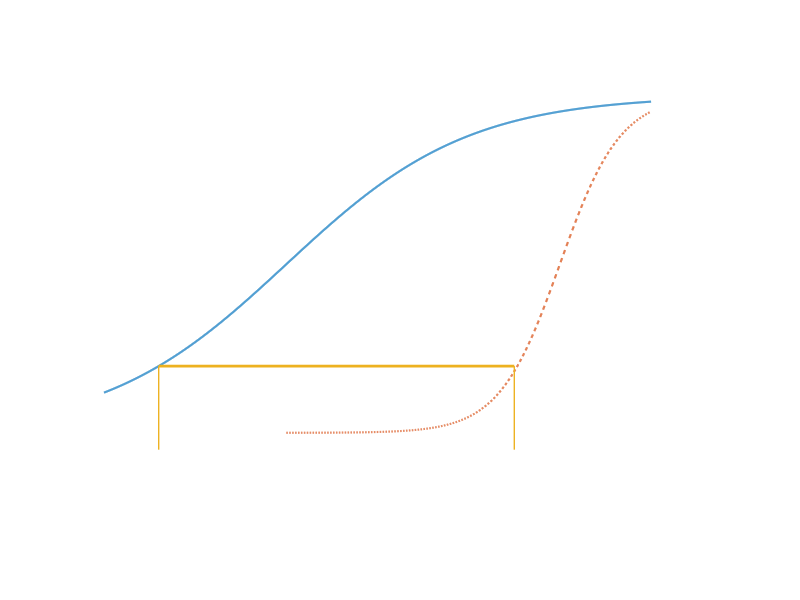

Recreate this plot in MATLAB. (Note: this script raises an error after producing the figure.)
x=(0:1/100:30);
y=10*(1+tanh(0.1*(x-10)))+1;
plot(x,y,'linewidth',1.5)
axis([0 34 -5 24])
axis off
hold on

x=(10:1/100:30);
y=10*(1+tanh(0.3*(x-25)))+1;
plot(x,y,'--','linewidth',1.5)

a=3;
b=10*(1+tanh(0.1*(a-10)))+1;
q=[a 22.5];
r=[b b];
line(q,r,'linewidth',2.0)

q=[a a];
r=[0 b];
line(q,r,'linewidth',1.0)

q=[22.5 22.5];
r=[0 b];
line(q,r,'linewidth',1.0)

right=sprintf('%c',174);
rdot=sprintf('%c',183)
text(a-.5,b,rdot,'fontname','symbol','fontweight','bold','fontsize',20)
text(22,b,rdot,'fontname','symbol','fontweight','bold','fontsize',20)
text(21,b+.1,right,'fontname','symbol','fontweight','bold','fontsize',15)

a=9;
b=10*(1+tanh(0.1*(a-10)))+1;
q=[a 24.5];
r=[b b];
line(q,r,'linewidth',1.0)
text(a-.5,b,rdot,'fontname','symbol','fontweight','bold','fontsize',20)
text(24,b,rdot,'fontname','symbol','fontweight','bold','fontsize',20)
text(23,b+.1,right,'fontname','symbol','fontweight','bold','fontsize',15)


a=15;
b=10*(1+tanh(0.1*(a-10)))+1;
q=[a 26.5];
r=[b b];
line(q,r,'linewidth',1.0)
text(a-.5,b,rdot,'fontname','symbol','fontweight','bold','fontsize',20)
text(26,b,rdot,'fontname','symbol','fontweight','bold','fontsize',20)
text(25,b+.1,right,'fontname','symbol','fontweight','bold','fontsize',15)


a=21;
b=10*(1+tanh(0.1*(a-10)))+1;
q=[a 28.5];
r=[b b];
line(q,r,'linewidth',1.0)
text(a-.5,b,rdot,'fontname','symbol','fontweight','bold','fontsize',20)
text(28,b,rdot,'fontname','symbol','fontweight','bold','fontsize',20)
text(27,b+.1,right,'fontname','symbol','fontweight','bold','fontsize',15)


q=[0 30];
r=[0 0];
line(q,r,'linewidth',1.0)

text(3,-2,'x','fontsize',20)
text(3,-2.5,'   0','fontsize',15)

text(20,-2,'x  +c(    )t','fontsize',20)
text(20,-2.5,'   0          0','fontsize',15)
text(20,-2,'         r','fontname','symbol','fontweight','bold','fontsize',20)

text(26,9,'r','fontname','symbol','fontweight','bold','fontsize',20)
text(26,9,'  (x,t)','fontsize',20)

text(6,14,'r','fontname','symbol','fontweight','bold','fontsize',20)
text(6,14,'  (x,0)','fontsize',20)

text(32,0,'x','fontsize',20)

hold off










